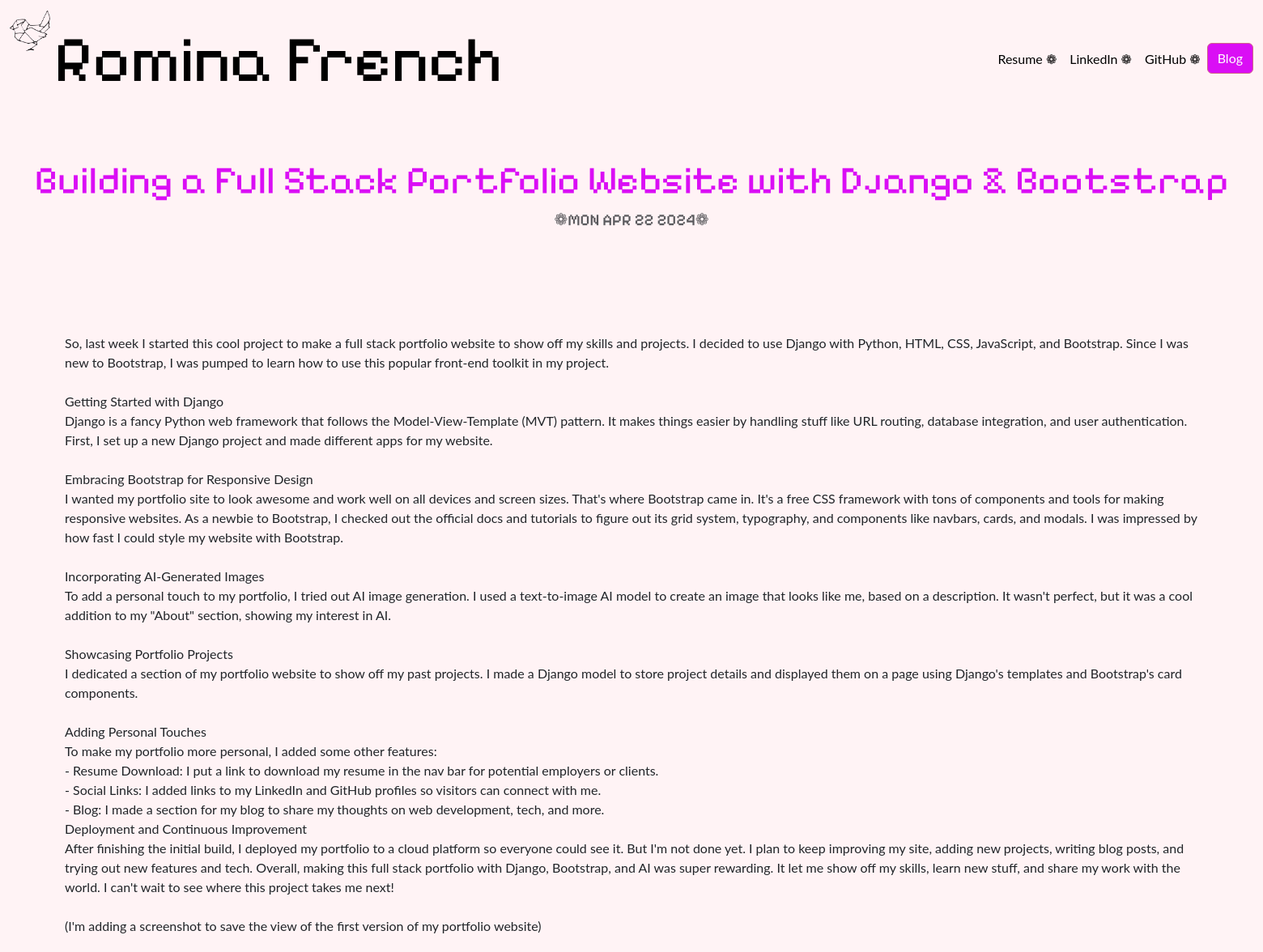
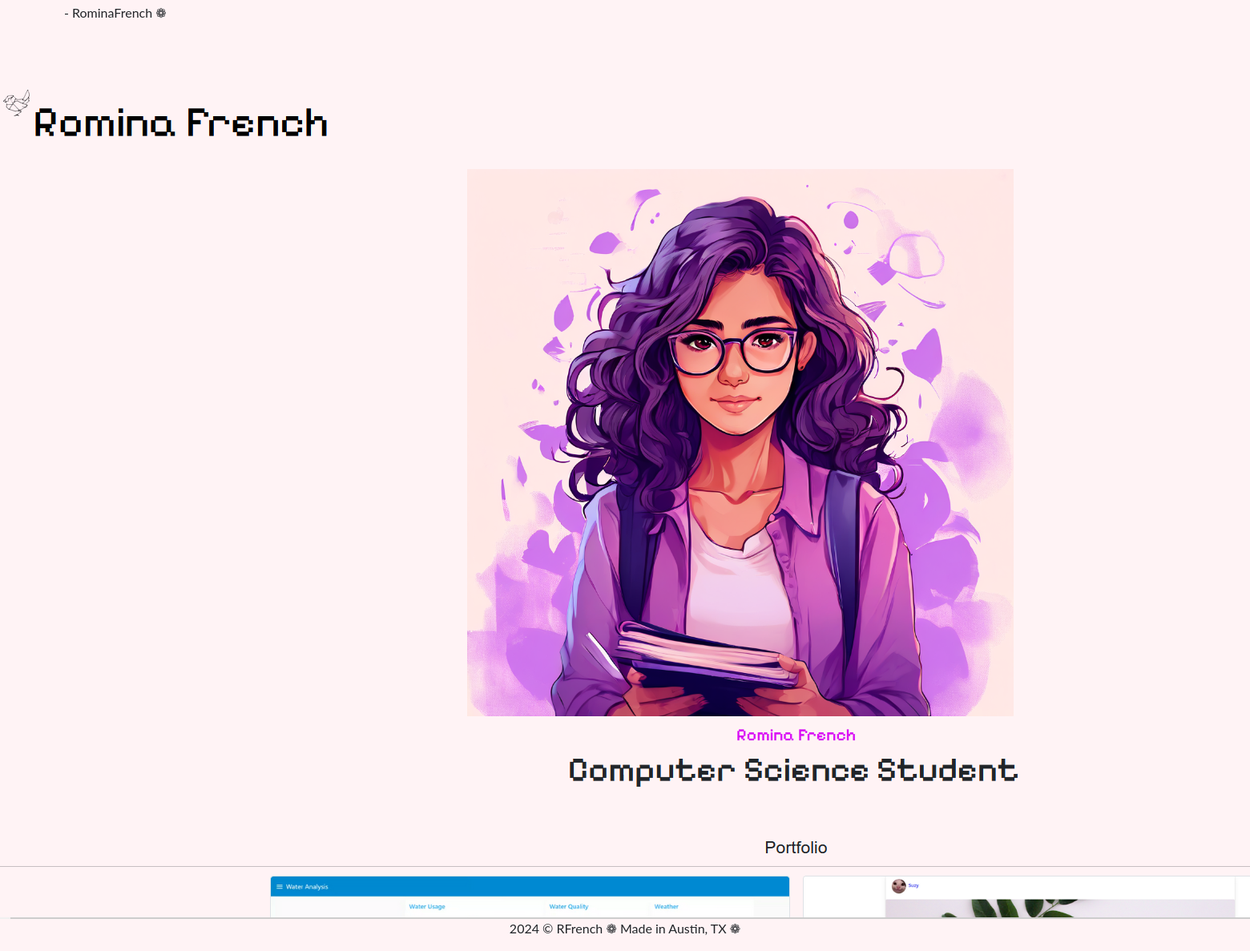
Page /blog/3/ on the committed database (2 pictures, top to bottom).
### blog/models.py (models this page shows, shortened)
class Blog(models.Model):
    title = models.CharField(max_length=200)
    description = models.TextField()
    date = models.DateField(default=timezone.now)
    image = models.ImageField(blank=True, upload_to='blog/images/')

### blog/views.py (the view)
# urls.py: path('<int:blog_id>/', views.detail, name='detail'),
def detail(request, blog_id):
    blog = get_object_or_404(Blog, pk=blog_id)
    return render(request, 'blog/detail.html', {'blog':blog})

### blog/templates/blog/detail.html
{% extends 'portfolio/base.html' %}
{% load static %}
{% block content %}
<h1 class="text-center mt-5" id="blogdetailtitle"> {{ blog.title }} </h1>
<h5 class="text-center text-muted mb-5" id="blogdate">❁{{ blog.date|date:"D M d Y" |upper }}❁ </h5>
<div class="text-left" id="blogdesc">
{{ blog.description|safe }}
</div>
{% if blog.image %}
<img src="{{ blog.image.url }}" alt="{{ blog.title }}" class="mx-auto d-block">
{% endif %}
{% endblock %}

### static/portfolio/custom.css (style rules this page uses)
body { font-family: 'Lato', sans-serif; background-color: #FFF3F5 }
#blogdate { font-family: 'Pixelify Sans', sans-serif; color: #da0ef5; }
@media (min-width: 992px) { #blogdetailtitle { font-size: 3rem; font-family: 'Pixelify Sans', sans-serif; font-weight: 200; color: #da0ef5; } }
#blogdesc { padding: 5rem; }

### rows in the picture
Blog: title "Building a Full Stack Portfolio Website with Django & Bootstrap", date "MON APR 22 2024", description "So, last week I started this cool project to make a full stack portfolio website to show off my skills and projects. I decided to use Django with Python, HTML, CSS, JavaScript, and Bootstrap. Since I was new to Bootstrap, I was pumped to learn how to use this popular front-end toolkit in my project. Getting Started with Django Django is a fancy Python web framework that follows the Model-View-Template (MVT) pattern. It makes things easier by handling stuff like URL routing, database integration, and user authentication. First, I set up a new Django project and made different apps for my website. Embracing Bootstrap for Responsive Design I wanted my portfolio site to look awesome and work…", image (picture)
